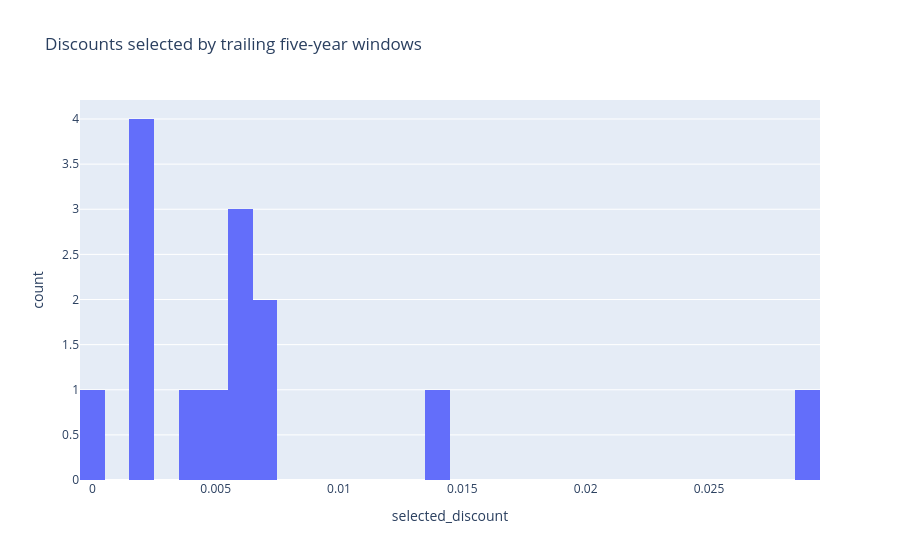

Notebook source saved alongside this figure:
### Code cell
px.histogram(
    walk_forward,
    x="selected_discount",
    nbins=len(DISCOUNTS),
    title="Discounts selected by trailing five-year windows",
).show()

### Figure 1 — Plotly figure (JSON) as saved in the notebook; plotly's stock layout.template omitted (floating-point values rounded to 4 significant figures)
{"data": [{"bingroup": "x", "hovertemplate": "selected_discount=%{x}<br>count=%{y}<extra></extra>", "legendgroup": "", "marker": {"color": "#636efa", "pattern": {"shape": ""}}, "name": "", "nbinsx": 31, "orientation": "v", "showlegend": false, "type": "histogram", "x": [0.029, 0.004, 0.006, 0.006, 0.014, 0.006, 0.007, 0.007, 0.005, 0.002, 0.002, 0.002, 0.0, 0.002], "xaxis": "x", "yaxis": "y"}], "layout": {"barmode": "relative", "legend": {"tracegroupgap": 0}, "title": {"text": "Discounts selected by trailing five-year windows"}, "xaxis": {"anchor": "y", "domain": [0, 1], "title": {"text": "selected_discount"}}, "yaxis": {"anchor": "x", "domain": [0, 1], "title": {"text": "count"}}}}
